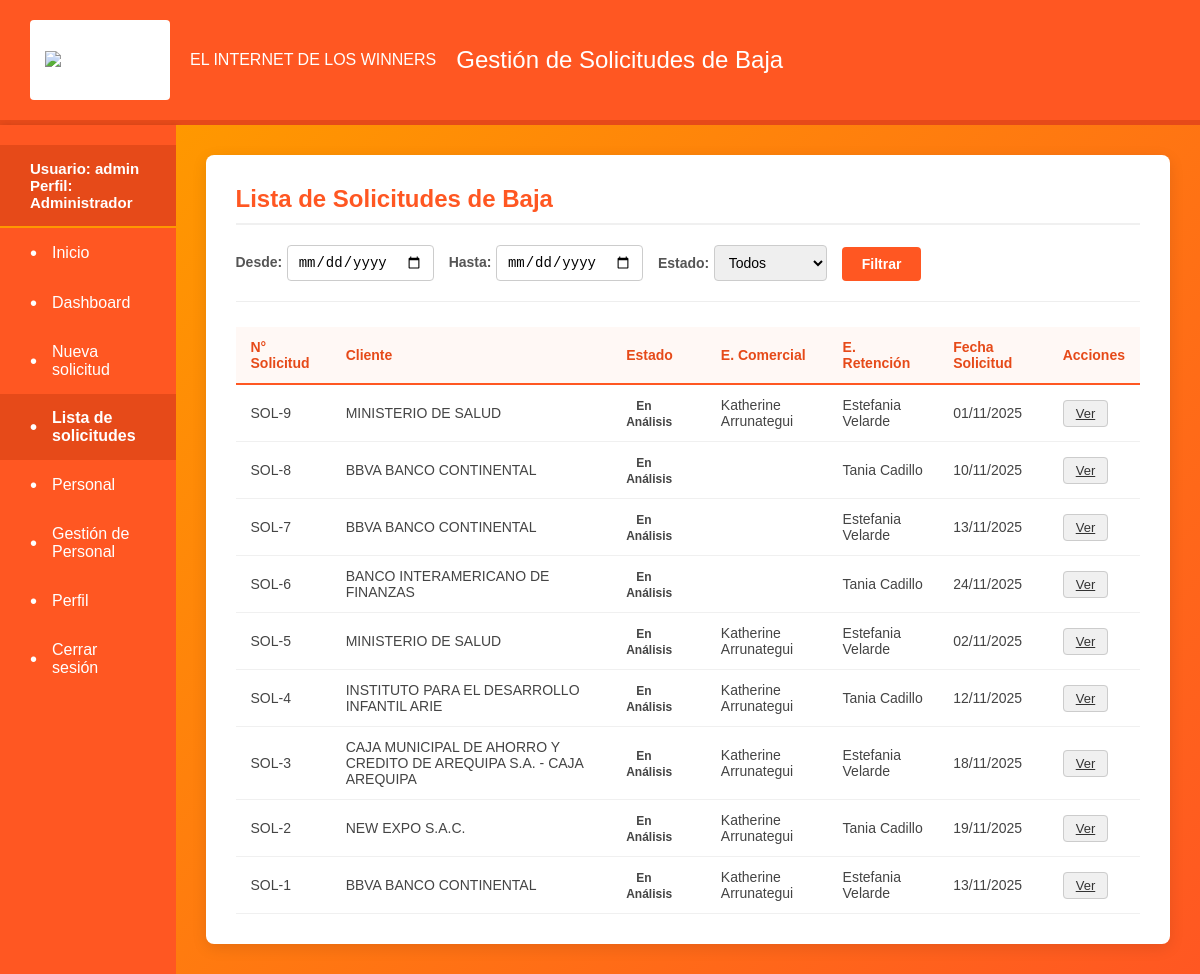
Page /solicitudes/lista/ (signed in) on the committed database.
### portal_retenciones/models.py (models this page shows, shortened)
class Solicitud(models.Model):
    cliente = models.ForeignKey(Cliente, on_delete=models.PROTECT, null=False)
    ejecutivo = models.ForeignKey(EjecutivoRetencion, on_delete=models.PROTECT, null=False)
    analista = models.ForeignKey(AnalistaRetencion, on_delete=models.PROTECT, null=False)
    estado_actual = models.ForeignKey(EstadoAtencion, on_delete=models.PROTECT, null=False)
    nivel_aprobacion = models.ForeignKey(NivelAprobacion, on_delete=models.PROTECT, null=False)
    fecha_creacion = models.DateTimeField(auto_now_add=True)
    descripcion = models.TextField(null=True, blank=True)
    asignado_automaticamente = models.BooleanField(default=False)
    circuitos = models.ManyToManyField(Circuito, through='SolicitudCircuito')
    fecha_solicitud_baja = models.DateField(null=True, blank=True)
    usuario_creador = models.ForeignKey(
        User,
        on_delete=models.SET_NULL,
        null=True,
        blank=True,
        related_name="solicitudes_creadas"
    )
    class Meta:
        permissions = [
            ("can_view_menu", "Puede ver el menú de inicio (requerido para login)"),
            ("can_create_solicitud", "Puede acceder al formulario de Nueva Solicitud"),
            ("can_view_solicitud_list", "Puede acceder a la lista de Solicitudes"),
            ("can_view_personal", "Puede acceder a la lista de Personal Activo"),
            ("can_manage_personnel", "Puede gestionar la asignación de personal a roles"),
        ]

class Cliente(models.Model):
    ruc = models.CharField(max_length=100, unique=True, blank=False, null=False)
    razon_social = models.CharField(max_length=100, blank=False, null=False)
    fecha_registro = models.DateTimeField(auto_now_add=True)
    estado = models.CharField(max_length=20, default='Activo')

class EstadoAtencion(models.Model):
    nombre_estado = models.CharField(max_length=100, null=False)
    descripcion = models.TextField(null=True, blank=True)

class EjecutivoRetencion(models.Model):
    nombre = models.CharField(max_length=100, null=False)
    email = models.EmailField(max_length=100, null=False, unique=True)
    activo = models.BooleanField(default=True)
    max_carga_renta = models.DecimalField(max_digits=12, decimal_places=2, null=True, blank=True)
    disponible_asignacion = models.BooleanField(default=True)

### portal_retenciones/views/pages.py (the view)
# urls.py: path('solicitudes/lista/', pages.lista_solicitudes_view, name='lista_solicitudes'),
@permission_required('portal_retenciones.can_view_solicitud_list')
def lista_solicitudes_view(request):
    solicitudes = Solicitud.objects.all().order_by('-fecha_creacion')
    return render(request, 'lista_solicitudes.html', {'solicitudes': solicitudes})

### templates/lista_solicitudes.html (shortened to what this page needs)
{% extends "base.html" %}
{% block content %}
<div class="content-card">
    <h2>Lista de Solicitudes de Baja</h2>
    <div class="filter-container">
        <div class="filter-group">
            <label for="fecha-desde">Desde:</label>
            <input type="date" id="fecha-desde" name="fecha-desde">
        </div>
        <div class="filter-group">
            <label for="fecha-hasta">Hasta:</label>
            <input type="date" id="fecha-hasta" name="fecha-hasta">
        </div>
        <div class="filter-group">
            <label for="estado">Estado:</label>
            <select id="estado" name="estado">
                <option value="">Todos</option>
            </select>
        </div>
        <button class="filter-button">Filtrar</button>
    </div>
    <div class="table-container">
        <table>
            <thead>
                <tr>
                    <th>N° Solicitud</th>
                    <th>Cliente</th>
                    <th>Estado</th>
                    <th>E. Comercial</th>
                    <th>E. Retención</th>
                    <th>Fecha Solicitud</th>
                    <th>Acciones</th>
                </tr>
            </thead>
            <tbody>
                {% for sol in solicitudes %}
                <tr>
                    <td>SOL-{{ sol.id }}</td>
                    <td>{{ sol.cliente.razon_social }}</td>
                    <td>
                        <span class="status
                            {% if sol.estado_actual.nombre_estado == 'Registrado' %}status-pendiente
                            {% elif sol.estado_actual.nombre_estado == 'En Análisis' %}status-proceso
                            {% elif sol.estado_actual.nombre_estado == 'Aprobado' %}status-aprobado
                            {% elif sol.estado_actual.nombre_estado == 'Rechazado' %}status-rechazado
                            {% endif %}">
                            {{ sol.estado_actual.nombre_estado }}
                        </span>
                    </td>
                    <td>{{ sol.usuario_creador.first_name }} {{ sol.usuario_creador.last_name }}</td>
                    <td>{{ sol.ejecutivo.nombre }}</td>
                    <td>{{ sol.fecha_solicitud_baja|date:"d/m/Y" }}</td>
                    <td><a href="{% url 'solicitud_detalle' solicitud_id=sol.id %}" class="action-button">Ver</a></td>
                </tr>
                {% empty %}
                <tr>
                    <td colspan="7" style="text-align: center; padding: 20px;">
                        No hay solicitudes registradas.
                    </td>
                </tr>
                {% endfor %}
            </tbody>
        </table>
    </div>
</div>
{% endblock %}

### templates/base.html (shortened to what this page needs)
{% load static %}
<!DOCTYPE html>
<html lang="es">
<head>
    <link rel="stylesheet" href="{% static 'css/styles.css' %}">
</head>
<body>
    <div class="app-container">
        <header class="header">
            <div class="logo-container">
                <img src="https://selectra.com.pe/sites/selectra.com.pe/files/styles/_default/public/inline-images/win-xs.png.webp" alt="Logo de WIN" style="max-height: 100%; max-width: 100%;">
            </div>
            <span>EL INTERNET DE LOS WINNERS</span>
            <h1>Gestión de Solicitudes de Baja</h1>
        </header>
        <div class="content-area">
            <nav class="sidebar">
                <div style="padding: 15px 30px; font-weight: bold; font-size: 15px; color: #fff; background-color: #e64a19; border-bottom: 2px solid #ff9800;">
                    Usuario: {{ user.username }}<br>
                    Perfil:
                    {% if user.is_superuser %}
                        Administrador
                    {% else %}
                        {{ user.groups.first.name|default:'Estándar' }}
                    {% endif %}
                </div>
                <ul>
                    {% if perms.portal_retenciones.can_view_menu %}
                    <li><a href="{% url 'menu' %}">Inicio</a></li>
                    <li><a href="{% url 'dashboard' %}">Dashboard</a></li>
                    {% endif %}
                    {% if perms.portal_retenciones.can_create_solicitud %}
                    <li><a href="{% url 'nueva_solicitud' %}">Nueva solicitud</a></li>
                    {% endif %}
                    {% if perms.portal_retenciones.can_view_solicitud_list %}
                    <li><a href="{% url 'lista_solicitudes' %}">Lista de solicitudes</a></li>
                    {% endif %}
                    {% if perms.portal_retenciones.can_view_personal %}
                    <li><a href="{% url 'personal' %}">Personal</a></li>
                    {% endif %}
                    {% if perms.portal_retenciones.can_manage_personnel %}
                    <li><a href="{% url 'gestion_personal' %}">Gestión de Personal</a></li>
                    {% endif %}
                    {% if user.is_authenticated %}
                        <li><a href="{% url 'perfil' %}">Perfil</a></li>
                        <li><a href="{% url 'logout' %}">Cerrar sesión</a></li>
                    {% endif %}
                </ul>
            </nav>
            <main class="main-content">
                {% block content %}
                {% endblock %}
            </main>
        </div>
    </div>
</body>
</html>

### static/css/styles.css (style rules this page uses)
body { font-family: Arial, sans-serif; margin: 0; min-height: 100vh; background-color: #f4f4f4; }
.app-container { display: flex; flex-direction: column; min-height: 100vh; background-color: white; width: 100%; margin: 0; box-shadow: none; border-radius: 0; overflow: hidden; }
.content-area { display: flex; flex-grow: 1; align-items: stretch; }
.header { background-color: #ff5722; color: white; padding: 20px 30px; display: flex; align-items: center; gap: 20px; border-bottom: 5px solid #e64a19; }
.logo-container { width: 140px; height: 80px; background-color: white; display: flex; align-items: center; justify-content: center; border-radius: 4px; }
.header h1 { margin: 0; font-size: 24px; font-weight: 500; }
.sidebar { width: 250px; background-color: #ff5722; padding: 20px 0; color: white; box-shadow: 2px 0 5px rgba(0, 0, 0, 0.1); }
.sidebar ul { list-style: none; padding: 0; margin: 0; }
.sidebar li a { display: flex; align-items: center; padding: 15px 30px; text-decoration: none; color: white; transition: background-color 0.3s; font-size: 16px; }
.sidebar li a::before { content: '•'; margin-right: 15px; font-size: 20px; line-height: 1; }
.sidebar li.active-item a { background-color: #e64a19; font-weight: bold; }
.main-content { flex-grow: 1; background: linear-gradient(135deg, #ff9800, #ff5722); padding: 30px; text-align: center; color: white; overflow-y: auto; }
.content-card { background-color: white; padding: 30px; border-radius: 8px; box-shadow: 0 4px 15px rgba(0, 0, 0, 0.1); max-width: 95%; margin: 0 auto; text-align: left; color: #333; }
.content-card h2 { color: #ff5722; margin-top: 0; border-bottom: 2px solid #f0f0f0; padding-bottom: 10px; }
.filter-container { display: flex; flex-wrap: wrap; gap: 15px; align-items: flex-end; margin-bottom: 25px; padding-bottom: 20px; border-bottom: 1px solid #eee; }
.filter-group label { font-size: 14px; font-weight: 600; margin-bottom: 5px; color: #555; }
.filter-group input[type="date"], .filter-group select { padding: 8px 10px; border: 1px solid #ccc; border-radius: 4px; font-size: 14px; }
.filter-button { background-color: #ff5722; color: white; padding: 9px 20px; border: none; border-radius: 4px; cursor: pointer; font-size: 14px; font-weight: bold; transition: background-color 0.3s; }
.table-container { width: 100%; overflow-x: auto; }
table { width: 100%; border-collapse: collapse; min-width: 600px; }
thead tr { background-color: #fff8f5; border-bottom: 2px solid #ff5722; }
th { padding: 12px 15px; font-size: 14px; text-align: left; color: #e64a19; }
tbody tr { border-bottom: 1px solid #f0f0f0; transition: background-color 0.2s; }
td { padding: 12px 15px; font-size: 14px; color: #444; }
.status { padding: 4px 10px; border-radius: 12px; font-size: 12px; font-weight: bold; }
.action-button { background-color: #f0f0f0; color: #333; padding: 5px 12px; border: 1px solid #ccc; border-radius: 4px; cursor: pointer; font-size: 13px; transition: background-color 0.3s, border-color 0.3s; }

### rows in the picture
Solicitud: id "9", cliente.razon_social "MINISTERIO DE SALUD", estado_actual.nombre_estado "En Análisis", usuario_creador.first_name "Katherine", usuario_creador.last_name "Arrunategui", ejecutivo.nombre "Estefania Velarde", fecha_solicitud_baja "01/11/2025"
Solicitud: id "8", cliente.razon_social "BBVA BANCO CONTINENTAL", estado_actual.nombre_estado "En Análisis", ejecutivo.nombre "Tania Cadillo", fecha_solicitud_baja "10/11/2025"
Solicitud: id "7", cliente.razon_social "BBVA BANCO CONTINENTAL", estado_actual.nombre_estado "En Análisis", ejecutivo.nombre "Estefania Velarde", fecha_solicitud_baja "13/11/2025"
Solicitud: id "6", cliente.razon_social "BANCO INTERAMERICANO DE FINANZAS", estado_actual.nombre_estado "En Análisis", ejecutivo.nombre "Tania Cadillo", fecha_solicitud_baja "24/11/2025"
Solicitud: id "5", cliente.razon_social "MINISTERIO DE SALUD", estado_actual.nombre_estado "En Análisis", usuario_creador.first_name "Katherine", usuario_creador.last_name "Arrunategui", ejecutivo.nombre "Estefania Velarde", fecha_solicitud_baja "02/11/2025"
Solicitud: id "4", cliente.razon_social "INSTITUTO PARA EL DESARROLLO INFANTIL ARIE", estado_actual.nombre_estado "En Análisis", usuario_creador.first_name "Katherine", usuario_creador.last_name "Arrunategui", ejecutivo.nombre "Tania Cadillo", fecha_solicitud_baja "12/11/2025"
Solicitud: id "3", cliente.razon_social "CAJA MUNICIPAL DE AHORRO Y CREDITO DE AREQUIPA S.A. - CAJA AREQUIPA", estado_actual.nombre_estado "En Análisis", usuario_creador.first_name "Katherine", usuario_creador.last_name "Arrunategui", ejecutivo.nombre "Estefania Velarde", fecha_solicitud_baja "18/11/2025"
Solicitud: id "2", cliente.razon_social "NEW EXPO S.A.C.", estado_actual.nombre_estado "En Análisis", usuario_creador.first_name "Katherine", usuario_creador.last_name "Arrunategui", ejecutivo.nombre "Tania Cadillo", fecha_solicitud_baja "19/11/2025"
Solicitud: id "1", cliente.razon_social "BBVA BANCO CONTINENTAL", estado_actual.nombre_estado "En Análisis", usuario_creador.first_name "Katherine", usuario_creador.last_name "Arrunategui", ejecutivo.nombre "Estefania Velarde", fecha_solicitud_baja "13/11/2025"

### other values in the picture
{{ user.username }} "admin"
